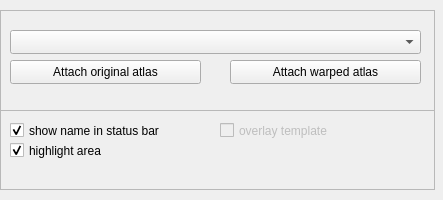
<?xml version="1.0" encoding="UTF-8"?>
<ui version="4.0">
 <class>area_namer</class>
 <widget class="QWidget" name="area_namer">
  <property name="geometry">
   <rect>
    <x>0</x>
    <y>0</y>
    <width>443</width>
    <height>200</height>
   </rect>
  </property>
  <property name="minimumSize">
   <size>
    <width>443</width>
    <height>200</height>
   </size>
  </property>
  <property name="windowTitle">
   <string>Form</string>
  </property>
  <widget class="QFrame" name="load_frame">
   <property name="geometry">
    <rect>
     <x>0</x>
     <y>10</y>
     <width>435</width>
     <height>101</height>
    </rect>
   </property>
   <property name="sizePolicy">
    <sizepolicy hsizetype="Preferred" vsizetype="Fixed">
     <horstretch>0</horstretch>
     <verstretch>0</verstretch>
    </sizepolicy>
   </property>
   <property name="minimumSize">
    <size>
     <width>0</width>
     <height>61</height>
    </size>
   </property>
   <property name="frameShape">
    <enum>QFrame::StyledPanel</enum>
   </property>
   <property name="frameShadow">
    <enum>QFrame::Raised</enum>
   </property>
   <widget class="QComboBox" name="araName_comboBox">
    <property name="geometry">
     <rect>
      <x>10</x>
      <y>20</y>
      <width>411</width>
      <height>24</height>
     </rect>
    </property>
   </widget>
   <widget class="QPushButton" name="loadOrig_pushButton">
    <property name="geometry">
     <rect>
      <x>10</x>
      <y>50</y>
      <width>191</width>
      <height>24</height>
     </rect>
    </property>
    <property name="text">
     <string>Attach original atlas</string>
    </property>
   </widget>
   <widget class="QPushButton" name="loadOther_pushButton">
    <property name="geometry">
     <rect>
      <x>230</x>
      <y>50</y>
      <width>191</width>
      <height>24</height>
     </rect>
    </property>
    <property name="text">
     <string>Attach warped atlas</string>
    </property>
   </widget>
  </widget>
  <widget class="QFrame" name="frame">
   <property name="geometry">
    <rect>
     <x>0</x>
     <y>110</y>
     <width>435</width>
     <height>80</height>
    </rect>
   </property>
   <property name="sizePolicy">
    <sizepolicy hsizetype="Preferred" vsizetype="Fixed">
     <horstretch>0</horstretch>
     <verstretch>0</verstretch>
    </sizepolicy>
   </property>
   <property name="minimumSize">
    <size>
     <width>0</width>
     <height>80</height>
    </size>
   </property>
   <property name="frameShape">
    <enum>QFrame::StyledPanel</enum>
   </property>
   <property name="frameShadow">
    <enum>QFrame::Raised</enum>
   </property>
   <widget class="QCheckBox" name="statusBarName_checkBox">
    <property name="geometry">
     <rect>
      <x>10</x>
      <y>10</y>
      <width>241</width>
      <height>21</height>
     </rect>
    </property>
    <property name="text">
     <string>show name in status bar</string>
    </property>
    <property name="checked">
     <bool>true</bool>
    </property>
   </widget>
   <widget class="QCheckBox" name="highlightArea_checkBox">
    <property name="geometry">
     <rect>
      <x>10</x>
      <y>30</y>
      <width>241</width>
      <height>21</height>
     </rect>
    </property>
    <property name="text">
     <string>highlight area</string>
    </property>
    <property name="checked">
     <bool>true</bool>
    </property>
   </widget>
   <widget class="QCheckBox" name="overlayTemplate_checkBox">
    <property name="enabled">
     <bool>false</bool>
    </property>
    <property name="geometry">
     <rect>
      <x>220</x>
      <y>10</y>
      <width>181</width>
      <height>21</height>
     </rect>
    </property>
    <property name="text">
     <string>overlay template</string>
    </property>
    <property name="checked">
     <bool>false</bool>
    </property>
   </widget>
  </widget>
 </widget>
 <resources/>
 <connections/>
</ui>
